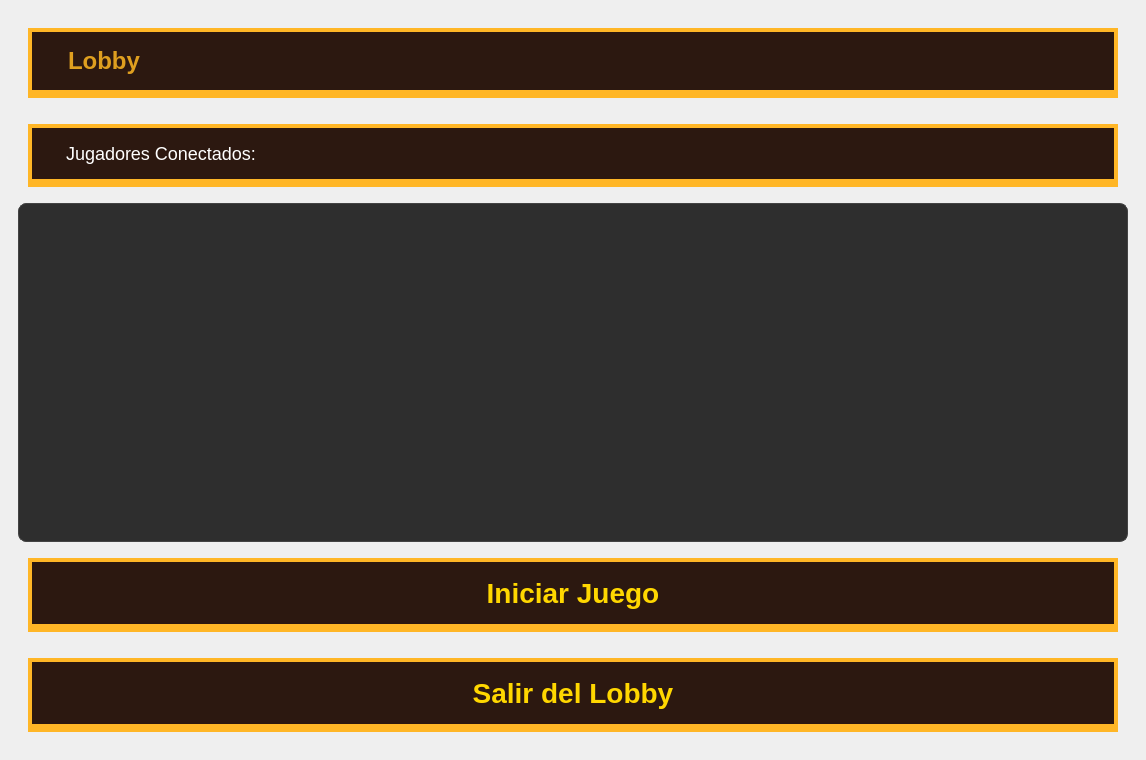
<?xml version="1.0" encoding="UTF-8"?>
<ui version="4.0">
 <class>MainWindow</class>
 <widget class="QMainWindow" name="MainWindow">
  <property name="geometry">
   <rect>
    <x>0</x>
    <y>0</y>
    <width>1146</width>
    <height>760</height>
   </rect>
  </property>
  <property name="windowTitle">
   <string>Selector de Servidores</string>
  </property>
  <widget class="QWidget" name="centralwidget">
   <property name="sizePolicy">
    <sizepolicy hsizetype="MinimumExpanding" vsizetype="MinimumExpanding">
     <horstretch>0</horstretch>
     <verstretch>0</verstretch>
    </sizepolicy>
   </property>
   <property name="styleSheet">
    <string notr="true">#centralwidget {
      border-image: url(:/images/fondo.jpg) 0 0 0 0 stretch stretch;
}
QPushButton {
    background-color: #2C1810;  
    border: 4px solid #FFB626;  
    border-style: solid;
    border-bottom-width: 8px;   
    color: #FFD700;            
    font-family: &quot;Press Start 2P&quot;, &quot;VT323&quot;, &quot;Consolas&quot;; 
    font-size: 28px;
    text-transform: uppercase;
    padding: 15px 30px;
    margin: 10px;
    border-radius: 0px;        
    font-weight: bold;
}
QPushButton:hover {
    background-color: #3C2820;  
    border-bottom-width: 10px;  
}
QPushButton:pressed {
    background-color: #1C0800;  
    border-bottom-width: 4px;   
}
QPushButton:disabled {
    background-color: #1A1A1A;
    border-color: #666666;
    color: #888888;
}
QLabel {
    background-color: #2C1810;  
    border: 4px solid #FFB626;  
    border-style: solid;
    border-bottom-width: 8px;   
    color: #FFD700;            
    font-family: &quot;Press Start 2P&quot;, &quot;VT323&quot;, &quot;Consolas&quot;; 
    font-size: 28px;
    text-transform: uppercase;
    padding: 15px 30px;
    margin: 10px;
    border-radius: 0px;        
}
QLineEdit, QComboBox {
      border: 4px solid #df9f1f; 
      color: #df9f1f; 
      font-family: &quot;Arial Black&quot;;
      font-size: 35px;
      font-weight: bold;
      text-transform: uppercase;
      padding: 15px 30px;
      margin: 10px;
}
QListView { 
      background-color: #1E1E1E; 
      color: #FFFFFF; 
      border: 2px solid #333333; 
      border-radius: 8px; 
      padding: 5px; 
      font-size: 16px; 
      font-weight: bold; 
}
QListView::item { 
      padding: 15px 20px; 
      margin: 4px; 
      border: none; 
      border-radius: 6px; 
      background-color: #2A2A2A; 
}
QListView::item:hover { 
      background-color: #383838; 
      border-left: 3px solid #666666; 
}
QListView::item:selected { 
      background-color: #3A3A3A; 
      border-left: 3px solid #FFFFFF; 
      color: #FFFFFF; 
}
QListView::item:selected:active { 
      background-color: #404040; 
}
QListView::item:alternate { 
      background-color: #262626; 
}</string>
   </property>
   <layout class="QGridLayout" name="gridLayout_2">
    <item row="0" column="0">
     <widget class="QStackedWidget" name="stackedWidget">
      <property name="currentIndex">
       <number>4</number>
      </property>
      <widget class="QWidget" name="Main">
       <layout class="QVBoxLayout" name="verticalLayout_2">
        <item>
         <spacer name="verticalSpacer">
          <property name="orientation">
           <enum>Qt::Orientation::Vertical</enum>
          </property>
          <property name="sizeHint" stdset="0">
           <size>
            <width>20</width>
            <height>40</height>
           </size>
          </property>
         </spacer>
        </item>
        <item>
         <layout class="QHBoxLayout" name="hLayout">
          <property name="spacing">
           <number>5</number>
          </property>
          <item>
           <widget class="QPushButton" name="Create">
            <property name="text">
             <string>Create</string>
            </property>
           </widget>
          </item>
          <item>
           <widget class="QPushButton" name="EditorButton">
            <property name="text">
             <string>Editor</string>
            </property>
           </widget>
          </item>
          <item>
           <widget class="QPushButton" name="Join">
            <property name="text">
             <string>Join</string>
            </property>
           </widget>
          </item>
          <item>
           <widget class="QPushButton" name="Exit">
            <property name="text">
             <string>Exit</string>
            </property>
           </widget>
          </item>
         </layout>
        </item>
       </layout>
      </widget>
      <widget class="QWidget" name="CreateMenu">
       <layout class="QVBoxLayout" name="verticalLayout_3">
        <item>
         <spacer name="verticalSpacer_5">
          <property name="orientation">
           <enum>Qt::Orientation::Vertical</enum>
          </property>
          <property name="sizeHint" stdset="0">
           <size>
            <width>20</width>
            <height>40</height>
           </size>
          </property>
         </spacer>
        </item>
        <item>
         <layout class="QGridLayout" name="gridLayout">
          <item row="3" column="0">
           <widget class="QLabel" name="label">
            <property name="text">
             <string>Local Players</string>
            </property>
           </widget>
          </item>
          <item row="5" column="0">
           <widget class="QLineEdit" name="player1namecreate">
            <property name="text">
             <string>Player 1</string>
            </property>
           </widget>
          </item>
          <item row="1" column="0">
           <widget class="QLabel" name="LimitLabel">
            <property name="sizePolicy">
             <sizepolicy hsizetype="Preferred" vsizetype="Maximum">
              <horstretch>0</horstretch>
              <verstretch>0</verstretch>
             </sizepolicy>
            </property>
            <property name="text">
             <string>Player Limits</string>
            </property>
           </widget>
          </item>
          <item row="1" column="1">
           <widget class="QComboBox" name="LimitPlayerQuantity">
            <item>
             <property name="text">
              <string>2</string>
             </property>
            </item>
            <item>
             <property name="text">
              <string>3</string>
             </property>
            </item>
            <item>
             <property name="text">
              <string>4</string>
             </property>
            </item>
            <item>
             <property name="text">
              <string>5</string>
             </property>
            </item>
            <item>
             <property name="text">
              <string>6</string>
             </property>
            </item>
           </widget>
          </item>
          <item row="3" column="1">
           <widget class="QComboBox" name="CreateLocalPlayers">
            <item>
             <property name="text">
              <string>1</string>
             </property>
            </item>
            <item>
             <property name="text">
              <string>2</string>
             </property>
            </item>
           </widget>
          </item>
          <item row="5" column="1">
           <widget class="QLineEdit" name="player2namecreate">
            <property name="text">
             <string>Player 2 </string>
            </property>
           </widget>
          </item>
          <item row="0" column="1">
           <widget class="QLineEdit" name="LobbyName">
            <property name="text">
             <string/>
            </property>
           </widget>
          </item>
          <item row="0" column="0">
           <widget class="QLabel" name="label_2">
            <property name="text">
             <string>Lobby Name</string>
            </property>
           </widget>
          </item>
         </layout>
        </item>
        <item>
         <widget class="QPushButton" name="connectCreat">
          <property name="text">
           <string>Connect</string>
          </property>
         </widget>
        </item>
        <item>
         <widget class="QPushButton" name="BackButton">
          <property name="text">
           <string>Volver</string>
          </property>
         </widget>
        </item>
        <item>
         <spacer name="verticalSpacer_4">
          <property name="orientation">
           <enum>Qt::Orientation::Vertical</enum>
          </property>
          <property name="sizeHint" stdset="0">
           <size>
            <width>20</width>
            <height>40</height>
           </size>
          </property>
         </spacer>
        </item>
       </layout>
      </widget>
      <widget class="QWidget" name="Servidores">
       <layout class="QVBoxLayout" name="verticalLayout_4">
        <item>
         <widget class="QListWidget" name="serverList"/>
        </item>
        <item>
         <widget class="QPushButton" name="refreshButton">
          <property name="text">
           <string>Refresh</string>
          </property>
         </widget>
        </item>
        <item>
         <widget class="QPushButton" name="Volver">
          <property name="text">
           <string>Volver</string>
          </property>
         </widget>
        </item>
       </layout>
      </widget>
      <widget class="QWidget" name="Connecting">
       <layout class="QVBoxLayout" name="verticalLayout_5">
        <item>
         <spacer name="verticalSpacer_2">
          <property name="orientation">
           <enum>Qt::Orientation::Vertical</enum>
          </property>
          <property name="sizeHint" stdset="0">
           <size>
            <width>20</width>
            <height>40</height>
           </size>
          </property>
         </spacer>
        </item>
        <item>
         <widget class="QLabel" name="LabelConnect">
          <property name="text">
           <string>Players</string>
          </property>
         </widget>
        </item>
        <item>
         <widget class="QComboBox" name="QuantityPlayers">
          <item>
           <property name="text">
            <string>1</string>
           </property>
          </item>
          <item>
           <property name="text">
            <string>2</string>
           </property>
          </item>
         </widget>
        </item>
        <item>
         <widget class="QLineEdit" name="Player1NameJoin">
          <property name="text">
           <string>Player 1 </string>
          </property>
         </widget>
        </item>
        <item>
         <widget class="QLineEdit" name="Player2NameJoin">
          <property name="text">
           <string>Player 2</string>
          </property>
         </widget>
        </item>
        <item>
         <widget class="QPushButton" name="Connect">
          <property name="text">
           <string>Connect</string>
          </property>
         </widget>
        </item>
        <item>
         <spacer name="verticalSpacer_3">
          <property name="orientation">
           <enum>Qt::Orientation::Vertical</enum>
          </property>
          <property name="sizeHint" stdset="0">
           <size>
            <width>20</width>
            <height>40</height>
           </size>
          </property>
         </spacer>
        </item>
       </layout>
      </widget>
      <widget class="QWidget" name="Lobby">
       <layout class="QVBoxLayout" name="lobbyLayout">
        <item>
         <widget class="QLabel" name="lobbyTitle">
          <property name="styleSheet">
           <string notr="true">QLabel {
      font-size: 24px;
      font-weight: bold;
      color: #df9f1f;
}</string>
          </property>
          <property name="text">
           <string>Lobby</string>
          </property>
         </widget>
        </item>
        <item>
         <widget class="QLabel" name="playerListLabel">
          <property name="styleSheet">
           <string notr="true">QLabel {
      font-size: 18px;
      color: #ffffff;
}</string>
          </property>
          <property name="text">
           <string>Jugadores Conectados:</string>
          </property>
         </widget>
        </item>
        <item>
         <widget class="QListWidget" name="playerList">
          <property name="styleSheet">
           <string notr="true">QListView {
      background-color: #2E2E2E;
      color: #FFFFFF;
      border: 1px solid #444444;
}</string>
          </property>
         </widget>
        </item>
        <item>
         <widget class="QPushButton" name="startGameButton">
          <property name="text">
           <string>Iniciar Juego</string>
          </property>
         </widget>
        </item>
        <item>
         <widget class="QPushButton" name="leaveLobbyButton">
          <property name="text">
           <string>Salir del Lobby</string>
          </property>
         </widget>
        </item>
       </layout>
      </widget>
     </widget>
    </item>
   </layout>
  </widget>
 </widget>
 <resources/>
 <connections/>
</ui>
